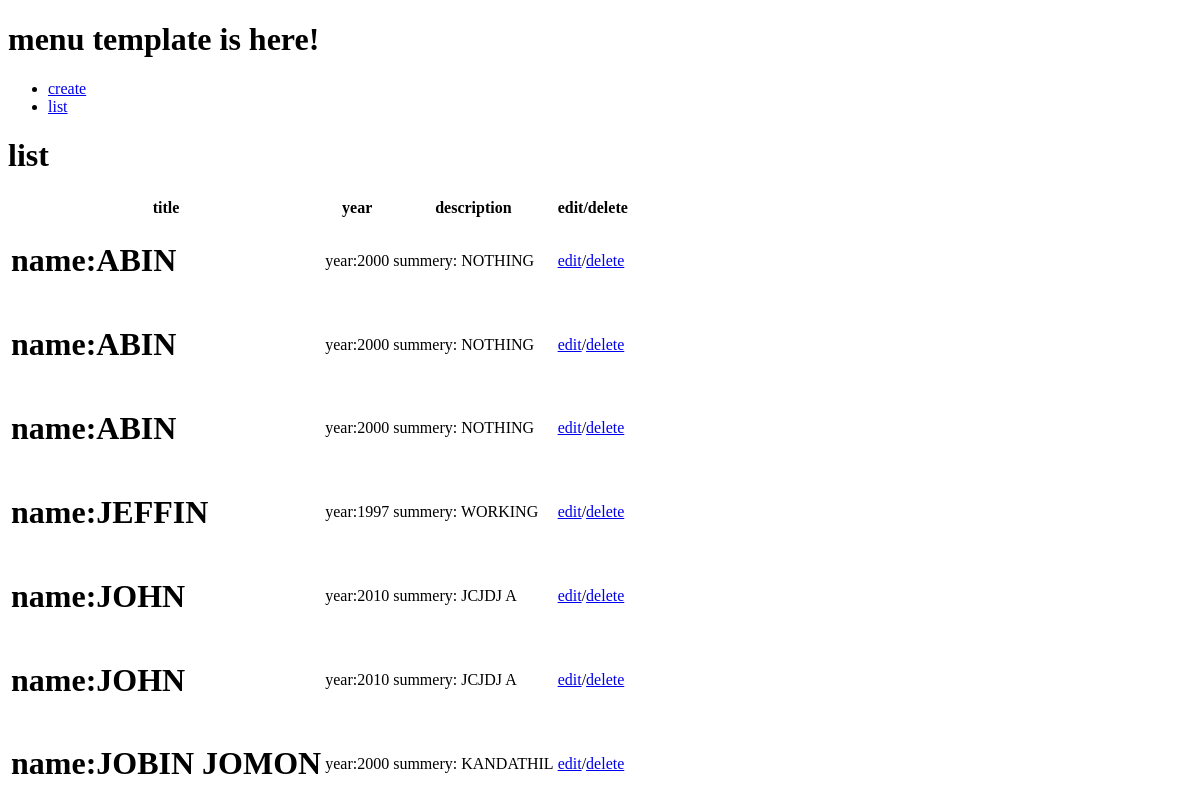
The page /list/ on the database as committed earlier.
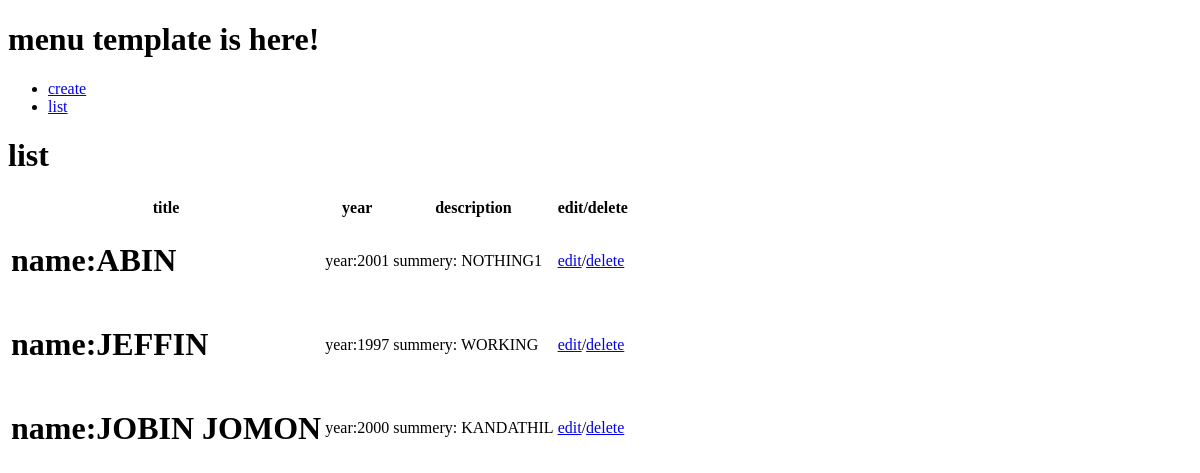
The same page on the database as committed later.
### my_app/models.py (models this page shows)
class MovieInfo(models.Model):
    title=models.CharField(max_length=60)
    year=models.IntegerField(null=True)
    decription=models.TextField()

### my_app/views.py (the view)
# urls.py: path('list/',views.list,name="list"),
def list(request):
    movie_list = MovieInfo.objects.all()
    print(movie_list)
    return render(request, 'list.html', {'movies':movie_list})

### templates/list.html (shortened to what this page needs)
<!DOCTYPE html>
{% load static %}
<html lang="en">
<head>
</head>
<body>
{% block content %}
{% include 'menu.html' %}
<h1>list</h1>
<table>
    <tr>
        <th>title</th>
        <th>year</th>
        <th>description</th>
        <th>edit/delete</th>
    </tr>
   {% for i in movies %}
    <tr>
        <td><h1> name:{{i.title | upper }} </h1></td>
        <td><p> year:{{ i.year | upper }} </p></td>
        <td><p> summery: {{ i.decription |upper|default:'no data avilable ' }} </p></td>
        <td><a href="{% url 'edit' i.id %}">edit</a>/<a href="{% url 'delete' i.id %}">delete</a></td>
    </tr>
    {% endfor %}
</table>
{% endblock content %}
</body>
</html>

### templates/menu.html (shortened to what this page needs)
<!DOCTYPE html>
<html lang="en">
<head>
</head>
<body>
<h1>menu template is here!</h1>
    <ul>
        <li><a href="{% url 'create' %}">create</a></li>
        <li><a href="{% url 'list' %}">list</a></li>
    </ul>
</body>
</html>

Rows that differ between the two databases and show on the page:
removed MovieInfo: title "ABIN", year "2000", decription "NOTHING"
removed MovieInfo: title "ABIN", year "2000", decription "NOTHING"
removed MovieInfo: title "JOHN", year "2010", decription "JCJDJ A"
removed MovieInfo: title "JOHN", year "2010", decription "JCJDJ A"
changed MovieInfo "ABIN": year "2000" → "2001"; decription "NOTHING" → "NOTHING1"
